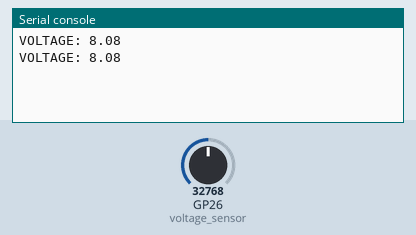
The program below on a simulated Raspberry Pi Pico running MicroPython. Parts: the last lines printed to the serial console. The test bench sets the inputs (shaded band); at power-on: GP26 (voltage_sensor) = 32768 (analog values on the 0–65535 scale).

Above: at 1.2 s.
1.3 s: GP26 (voltage_sensor) set to 45874
At 2.6 s:
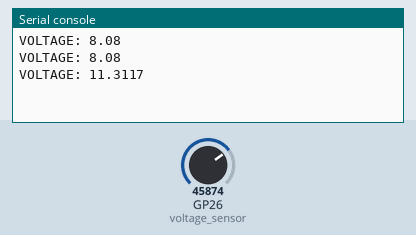
2.8 s: GP26 (voltage_sensor) set to 57670
At 3.8 s:
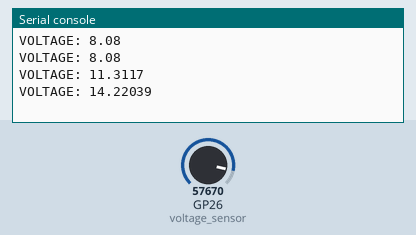
Timing chart, 0 to 5.8 s (numbered marks = the images above; inputs shaded):
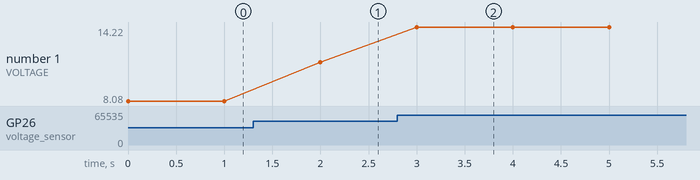

The program:

VoltageSensor.py
```python
from machine import Pin, I2C,ADC
from time import sleep

voltage_sensor = ADC(Pin(26,Pin.IN))
R1 = 30000.0;
R2 = 7500.0;
ref_voltage = 5.05

#Battery code
## Read the Analog Input
while True:
    adc_value = voltage_sensor.read_u16()

    ##Determine voltage at ADC input
    adc_voltage  = (adc_value * ref_voltage) / 1024.0

    ##Calculate voltage at divider input
    in_voltage = (adc_voltage / (R2/(R1+R2)))/100
    print(f"VOLTAGE: {in_voltage}")
    sleep(1)
```

Measured:
- after the input at 1.3 s, the serial console: prints a new line after 0.70 s (image 1)
- after the input at 2.8 s, the serial console: prints a new line after 0.20 s (image 2)
- plotted number 1: 8.08 → 11.31 after the input at 1.3 s, 11.31 → 14.22 after the input at 2.8 s
